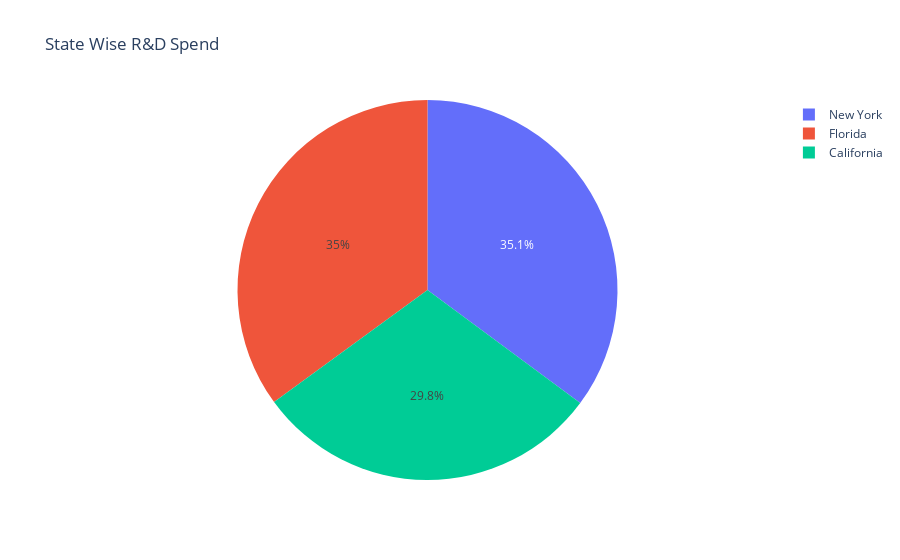

Notebook code cell kept with this figure:
### Code cell
px.pie(df,names='State',values='R&D Spend',title='State Wise R&D Spend')

### Figure 1 — Plotly figure (JSON) as saved in the notebook; plotly's stock layout.template omitted (floating-point values rounded to 4 significant figures)
{"data": [{"domain": {"x": [0, 1], "y": [0, 1]}, "hovertemplate": "State=%{label}<br>R&D Spend=%{value}<extra></extra>", "labels": ["New York", "California", "Florida", "New York", "Florida", "New York", "California", "Florida", "New York", "California", "Florida", "California", "Florida", "California", "Florida", "New York", "California", "New York", "Florida", "New York", "California", "New York", "Florida", "Florida", "New York", "California", "Florida", "New York", "Florida", "New York", "Florida", "New York", "California", "Florida", "California", "New York", "Florida", "California", "New York", "California", "California", "Florida", "California", "New York", "California", "New York", "Florida", "California", "New York", "California"], "legendgroup": "", "name": "", "showlegend": true, "type": "pie", "values": [165300.0, 162600.0, 153400.0, 144400.0, 142100.0, 131900.0, 134600.0, 130300.0, 120500.0, 123300.0, 101900.0, 100700.0, 93860.0, 91990.0, 119900.0, 114500.0, 78010.0, 94660.0, 91750.0, 86420.0, 76250.0, 78390.0, 73990.0, 67530.0, 77040.0, 64660.0, 75330.0, 72110.0, 66050.0, 65610.0, 61990.0, 61140.0, 63410.0, 55490.0, 46430.0, 46010.0, 28660.0, 44070.0, 20230.0, 38560.0, 28750.0, 27890.0, 23640.0, 15510.0, 22180.0, 1000.0, 1315.0, 0, 542.0, 0]}], "layout": {"legend": {"tracegroupgap": 0}, "title": {"text": "State Wise R&D Spend"}}}
